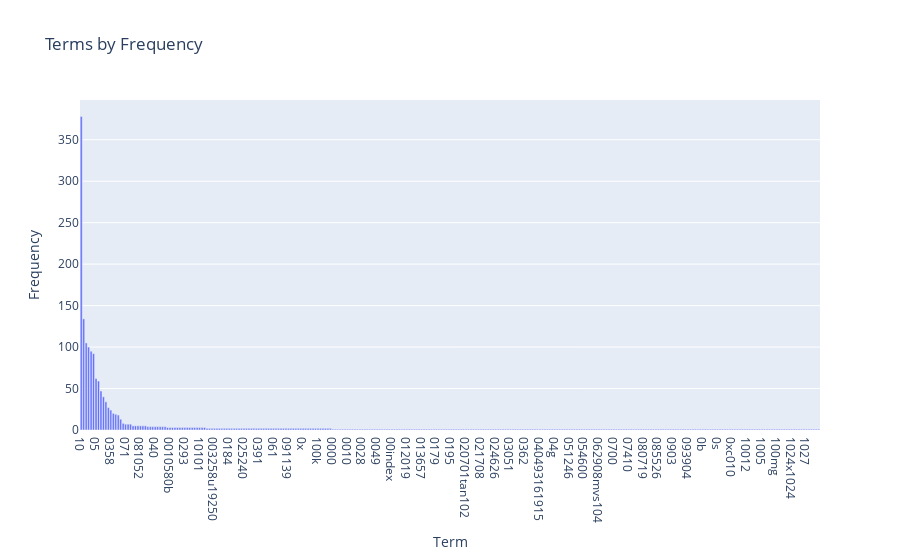

Notebook cell for this chart:
### Markdown cell above
### >>> **Exercise 15 (take home):** 
Additionally, you can attempt to sort the terms on the `x-axis` by frequency instead of in alphabetical order. This way the visualization is more meaninfgul and you will be able to observe the so called [long tail](https://en.wikipedia.org/wiki/Long_tail) (get familiar with this term since it will appear a lot in data mining and other statistics courses). see picture below

![alt txt](https://upload.wikimedia.org/wikipedia/commons/thumb/8/8a/Long_tail.svg/1000px-Long_tail.svg.png)

### Code cell
import plotly.express as px

term_frequencies = np.asarray(X_counts.sum(axis=0))[0]
x=count_vect.get_feature_names_out()[:300]
y=term_frequencies[:300]

xy_ = list(zip(x, y))
sorted_ = sorted(xy_, key = lambda x: -x[1])

_x = [item[0] for item in sorted_[:]]
_y = [item[1] for item in sorted_[:]]
fig = px.bar(x=_x, y=_y, labels={'x': 'Term', 'y': 'Frequency'}, title='Terms by Frequency')

fig.show()

### Figure 1 — Plotly figure (JSON) as saved in the notebook; plotly's stock layout.template omitted (floating-point values rounded to 4 significant figures; data arrays with more than 128 entries replaced by an {"elided": "..."} marker saying what was removed)
{"data": [{"alignmentgroup": "True", "hovertemplate": "Term=%{x}<br>Frequency=%{y}<extra></extra>", "legendgroup": "", "marker": {"color": "#636efa", "pattern": {"shape": ""}}, "name": "", "offsetgroup": "", "orientation": "v", "showlegend": false, "textposition": "auto", "type": "bar", "x": {"elided": "300 str values"}, "xaxis": "x", "y": {"elided": "300 int values"}, "yaxis": "y"}], "layout": {"barmode": "relative", "legend": {"tracegroupgap": 0}, "title": {"text": "Terms by Frequency"}, "xaxis": {"anchor": "y", "domain": [0, 1], "title": {"text": "Term"}}, "yaxis": {"anchor": "x", "domain": [0, 1], "title": {"text": "Frequency"}}}}
